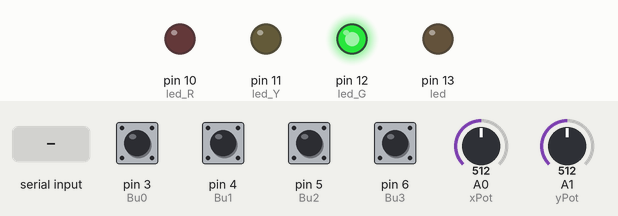
Simulated run of this sketch. Board: Arduino Mega 2560, built with avr-gcc and run on an emulated ATmega2560. Parts: output pins drawn as LEDs (lit = HIGH). The inputs (shaded band) are chosen by the test bench; at power-on: pin 3 (Bu0), pin 4 (Bu1), pin 5 (Bu2), pin 6 (Bu3) HIGH, A0 (xPot) = 512, A1 (yPot) = 512. What the sketch prints to the serial monitor is not drawn.

Above: at 1.2 s.
1.3 s: "1\n" received over the second serial link
Timing chart, 0 to 4.3 s (numbered marks = the images above; inputs shaded):
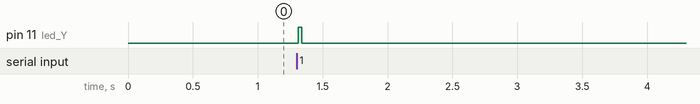

The sketch:

Uno_Comp.ino
```cpp
/*
 *  Joystick Sketch
 *
 *  This scketch reads the inputs from the Sparkfun Joystick
 *  Shield and sets up the outputs to control the actuators
 *  used on the robot.
 *
 *  http://www.sparkfun.com/commerce/product_info.php?products_id=9490
 *
 *  Started on 2/12/2017
 *  by Kaden Plewe
 */

#include <SoftwareSerial.h>
SoftwareSerial mySerial(2,7);   //Set up XBee on pins 2 and 7


//Joystick Button (Digital) Pins
const int Bu0 = 3;    //Right Button
const int Bu1 = 4;    //Top Button
const int Bu2 = 5;    //Bottom Button
const int Bu3 = 6;    //Left Button
const int Sel = 2;    //Select Button (on Joystick)

//Joystick Pot (Analog) Pins
const int xPot = 0;  //X-Axis Potentiometer
const int yPot = 1;  //Y-Axis Potentiometer

//Global Variables
int leftMotor;
int rightMotor;
char leftSign;
char rightSign;
int left1;
int left2;
int right1;
int right2;

// LED pins
int led = 13;
int led_G = 12;
int led_Y = 11;
int led_R = 10;

//Other Variables
int commandNum = 1;            //number of expected signals from Mega (-1)
int startSignal;
int yellowState;
int startTime;
int hallState = 1;


// the setup routine runs once when you press reset:
void setup() {
  // initialize the digital pin as an output.
  pinMode(led, OUTPUT);
  pinMode(led_G, OUTPUT);
  pinMode(led_Y, OUTPUT);
  pinMode(led_R, OUTPUT);

  pinMode(Sel, INPUT);      //Set Joystick Select as input
  digitalWrite(Sel, HIGH);  //Initialize pull-up resistor on Select

  pinMode(Bu0, INPUT);      //Set Right Button as input
  digitalWrite(Bu0, HIGH);  //Initialize pull-up resistor on Right Button

  pinMode(Bu1, INPUT);      //Set Top Button as input
  digitalWrite(Bu1, HIGH);  //Initialize pull-up resistor on Top Button

  pinMode(Bu2, INPUT);       //Set Bottom Button as input
  digitalWrite(Bu2, HIGH);  //Initialize pull-up resistor on Bottom Button

  pinMode(Bu3, INPUT);      //Set Left Button as input
  digitalWrite(Bu3, HIGH);  //Initialize pull-up resistor on Left Button

  // Open serial communications with computer and wait for port to open:
  Serial.begin(9600);

  // Send a message to the computer through the USB
  Serial.println("Hello Computer, I'm a Uno");

  // Open serial communications with Xbee and wait for port to open:
  mySerial.begin(9600);

  // Send a message to the Mega through the Xbee
  mySerial.print("Hello Mega, I'm a Uno!");

  //Turn on Green LED to indicate power
  digitalWrite(led_G, HIGH);
}

//Run loop continuously
void loop()
{

  //Wireless communication test function
  //comTest();

  //Always send signals
  unoCom();


}

/***********************************************************************************
This function takes raw values from the joystick pots and converts them into
left/right mootor signals between -400 and 400 to be send wirelessly to the Mega
***********************************************************************************/
int motorInput(int xRaw, int yRaw)
{
  //Define the throttle value from y position
  int throttle = map(yRaw, 0, 1023, -400, 400);

  //Define the direction value from x position
  int direc = map(xRaw, 0, 1023, -300, 300);

  //Motor Inputs
  if((xRaw < 510 && xRaw > 490) && (yRaw < 510 && yRaw > 490))
  {
    leftMotor = 0;
    rightMotor = 0;
  }
  else
  {
    //negative sign because motors were mounted opposite
    leftMotor = -constrain(throttle + direc, -400, 400);
    rightMotor = -constrain(throttle - direc, -400, 400);
  }
}

/***********************************************************************************
This function sends the data from each controller button/joystick to the Mega
***********************************************************************************/
void unoCom()
{
  //Read x and y positions and map
  int xRaw = analogRead(xPot);
  int yRaw = analogRead(yPot);
  int xMap = map(xRaw, 0, 1023, -10, 11);
  int yMap = map(yRaw, 0, 1023, -10, 11);

  //Get values to send to Mega
  motorInput(xRaw, yRaw);

  //Break up the motor signals to be between 0 and 254
  if(leftMotor < 0)
  {
    leftSign = 45;    //negative signal (ASCII 45)
  }
  else
  {
    leftSign = 43;   //positive signal (ASCII 43)
  }

  if(rightMotor < 0)
  {
    rightSign = 45;    //negative signal (ASCII 45)
  }
  else
  {
    rightSign = 43;    //positive signal (ASCII 43)
  }

  left1 = constrain(abs(leftMotor), 0, 254);
  left2 = abs(leftMotor) - left1;
  right1 = constrain(abs(rightMotor), 0, 254);
  right2 = abs(rightMotor) - right1;

  //Recieve Information
  unoRecieve();

  //Send signals
  mySerial.write(255);                //signal to indicate starting bucket
  //Serial.print(255);
  //Serial.print(" | ");
  mySerial.write(leftSign);           //sign on left motor signal
  //Serial.print(leftSign);
  //Serial.print(" | ");
  mySerial.write(left1);              //first part of left motor signal
  //Serial.print(left1);
  //Serial.print(" | ");
  mySerial.write(left2);              //second part of left motor signal
  //Serial.print(left2);
  //Serial.print(" | ");
  mySerial.write(rightSign);          //sign on right motor signal
  //Serial.print(rightSign);
  //Serial.print(" | ");
  mySerial.write(right1);             //first part of right motor signal
  //Serial.print(right1);
  //Serial.print(" | ");
  mySerial.write(right2);             //second part of right motor signal
  //Serial.print(right2);
  //Serial.print(" | ");
  mySerial.write(digitalRead(Sel));   //select button on joystick (0 or 1)
  //Serial.print(digitalRead(Sel));
  //Serial.print(" | ");
  mySerial.write(digitalRead(Bu0));   //right button (0 or 1)
  //Serial.print(digitalRead(Bu0));
  //Serial.print(" | ");
  mySerial.write(digitalRead(Bu1));   //top button (0 or 1)
  //Serial.print(digitalRead(Bu1));
  //Serial.print(" | ");
  mySerial.write(digitalRead(Bu2));   //bottom button (0 or 1)
  //Serial.print(digitalRead(Bu2));
  //Serial.print(" | ");
  mySerial.write(digitalRead(Bu3));   //left button (0 or 1)
  //Serial.println(digitalRead(Bu3));

}

/***********************************************************************************
This function will read the data from the Mega in the order in which they were sent
***********************************************************************************/
void unoRecieve()
{
  Serial.print(mySerial.available());
  Serial.print(" || ");
  if(mySerial.available())
  {
    digitalWrite(led_Y, HIGH);                               //Indicate Connection

    //Recieve serial commands from uno if all serial commands are available and active
    int take = mySerial.read();
    if(take < 2){hallState = take;}                          //Hall sensor reading
    if(hallState == 0){digitalWrite(led_R, HIGH);}           //Indicate magnet
    else{digitalWrite(led_R, LOW);}                          //Indicate no magnet
  }

  else{digitalWrite(led_Y, LOW);}                            //Indicate no connection
  Serial.println(hallState);
}

/***********************************************************************************
Use this function to test communication between maga and uno. With the coresponding
function downloaded on the mega, the two should be able to send messages through
the serial port
***********************************************************************************/
void comTest()
{
 if(mySerial.available())
 {
  while(mySerial.available())
   {
     Serial.write(mySerial.read());
     delay(2);
   }
  Serial.print("\n");
 }

 while (Serial.available())
 {
     mySerial.write(Serial.read());
     delay(2);
 }
}
```

Measured:
- after the input at 1.3 s, pin 11 (led_Y): LOW → HIGH at once, → LOW 0.03 s later
